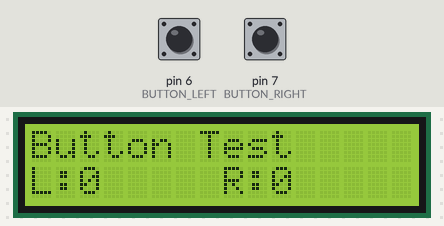
Simulated run of this sketch. Board: Arduino Uno, built with avr-gcc and run on an emulated ATmega328P. Shown: 16×2 character LCD. The inputs (shaded band) are chosen by the test bench; at power-on: pin 6 (BUTTON_LEFT) HIGH, pin 7 (BUTTON_RIGHT) HIGH.

Above: at 2.2 s.
2.3 s: pin 6 (BUTTON_LEFT) pulled LOW for 0.15 s
At 2.8 s:
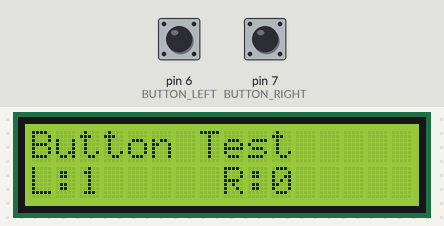
3.9 s: pin 7 (BUTTON_RIGHT) pulled LOW for 0.15 s
At 4.2 s:
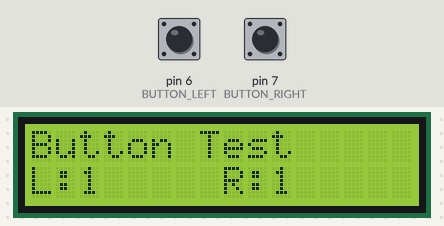
5.5 s: pin 6 (BUTTON_LEFT) pulled LOW for 1 s
At 6.8 s:
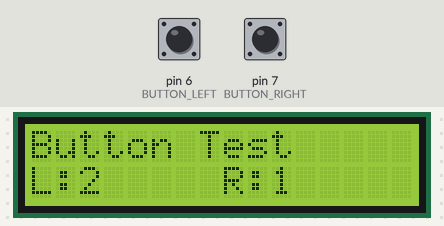
8.0 s: pin 7 (BUTTON_RIGHT) pulled LOW for 1 s
At 8.9 s:
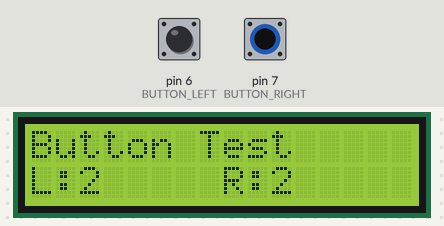
Timing chart, 0 to 11.0 s (numbered marks = the images above; inputs shaded):
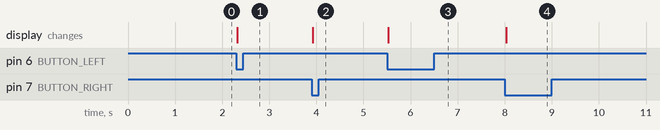

Measured:
- after the input at 2.3 s, the display: changes at once (image 1)
- after the input at 3.9 s, the display: changes at once (image 2)
- after the input at 5.5 s, the display: changes at once (image 3)
- after the input at 8.0 s, the display: changes at once (image 4)

The sketch:

Tutorial4-2.ino
```cpp
/*
 * Button Test Program for Arduino Uno + LCD
 *
 * This will help you test if your buttons are working correctly
 *
 * WIRING:
 * LCD:
 * - RS → Pin 12
 * - E → Pin 11
 * - D4 → Pin 5
 * - D5 → Pin 4
 * - D6 → Pin 3
 * - D7 → Pin 2
 * - VSS → GND
 * - VDD → 5V
 * - V0 → Potentiometer (contrast)
 *
 * BUTTONS:
 * - Button 1 (LEFT) → Pin 6 to GND
 * - Button 2 (RIGHT) → Pin 7 to GND
 */

#include <LiquidCrystal.h>

// Initialize LCD
LiquidCrystal lcd(12, 11, 5, 4, 3, 2);

#define BUTTON_LEFT 6
#define BUTTON_RIGHT 7

int leftCount = 0;
int rightCount = 0;
bool leftPressed = false;
bool rightPressed = false;

void setup() {
  // Initialize LCD
  lcd.begin(16, 2);
  lcd.print("Button Test");
  lcd.setCursor(0, 1);
  lcd.print("L:0     R:0");

  // Setup buttons with internal pull-up resistors
  pinMode(BUTTON_LEFT, INPUT_PULLUP);
  pinMode(BUTTON_RIGHT, INPUT_PULLUP);

  delay(1000);
}

void loop() {
  // Read left button (LOW = pressed with pull-up)
  if(digitalRead(BUTTON_LEFT) == LOW) {
    if(!leftPressed) {
      leftPressed = true;
      leftCount++;
      updateDisplay();
    }
  } else {
    leftPressed = false;
  }

  // Read right button (LOW = pressed with pull-up)
  if(digitalRead(BUTTON_RIGHT) == LOW) {
    if(!rightPressed) {
      rightPressed = true;
      rightCount++;
      updateDisplay();
    }
  } else {
    rightPressed = false;
  }

  delay(50); // Small delay for debouncing
}

void updateDisplay() {
  lcd.setCursor(0, 0);
  lcd.print("Button Test     ");

  lcd.setCursor(0, 1);
  lcd.print("L:");
  lcd.print(leftCount);
  lcd.print("     ");

  lcd.setCursor(8, 1);
  lcd.print("R:");
  lcd.print(rightCount);
  lcd.print("     ");
}
```
